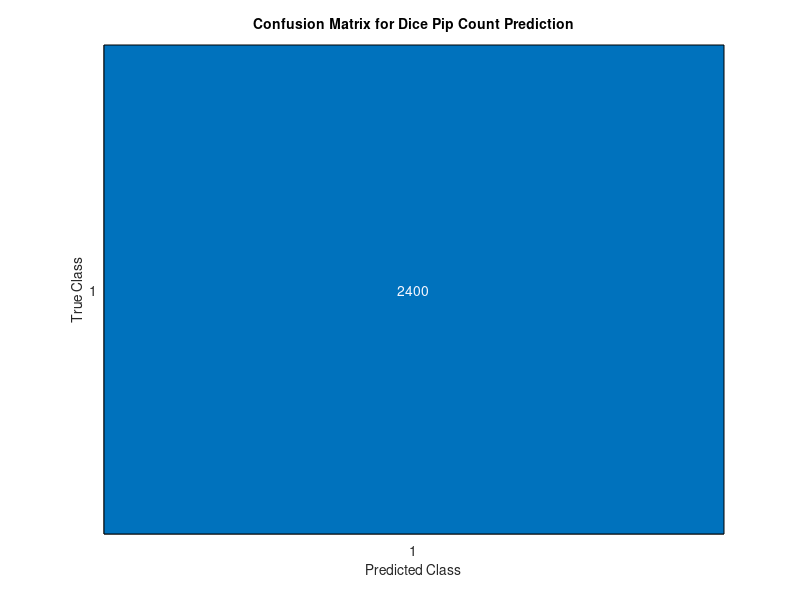

This chart was generated by the following MATLAB code:
% white_die = imread("DiceDataset/5/00000.bmp");
% black_die = imread("DiceDataset/2/00399.bmp");

% target = white_die;
% [pips, centers, radii] = count_pips(target);
% imshow(target);
% viscircles(centers, radii, 'Color', 'r');
total_images = 2400;
true_labels = zeros(total_images, 1);
predicted_labels = zeros(total_images, 1);
base_dir = "DiceDataset";

i = 1;
for true_pip_count = 1: 6
    % Create the directory path for the current pip count
    dir_path = fullfile(base_dir, num2str(true_pip_count));
    % Get a list of all images in the directory
    image_files = dir(fullfile(dir_path, '*.bmp'));
    for k = 1:length(image_files)
        % Get the full path to the image file
        file_path = fullfile(image_files(k).folder, image_files(k).name);
        % Read the image
        img = imread(file_path);
        % Predict the pip count using the user-defined function
        n = count_pips(img);
        % Assign true and predicted labels to the preallocated arrays    
        true_labels(i) = true_pip_count;
        predicted_labels(i) = n;
        i = i + 1;
    end
end

% Create the confusion matrix
confusion_matrix = confusionmat(true_labels, predicted_labels);

% Display the confusion matrix
disp('Confusion Matrix:');
disp(confusion_matrix);

figure;
confusionchart(confusion_matrix);
title('Confusion Matrix for Dice Pip Count Prediction');
